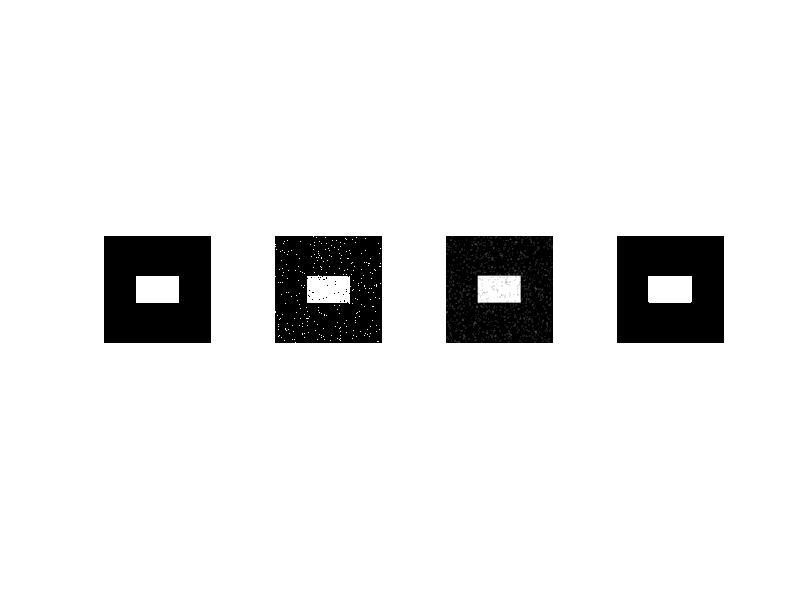
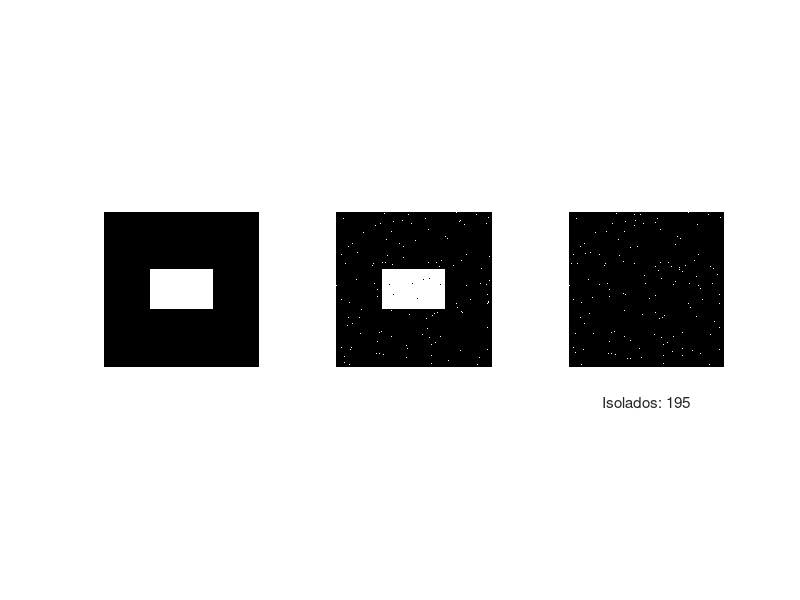
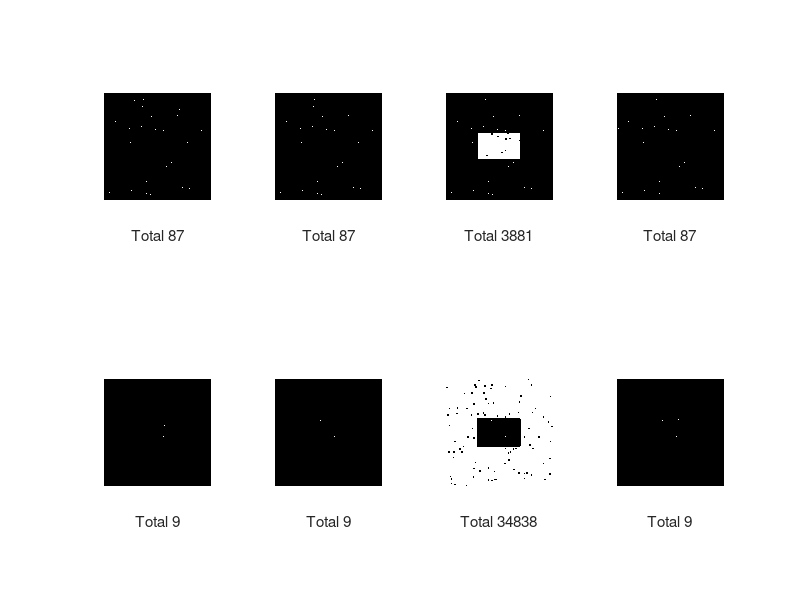
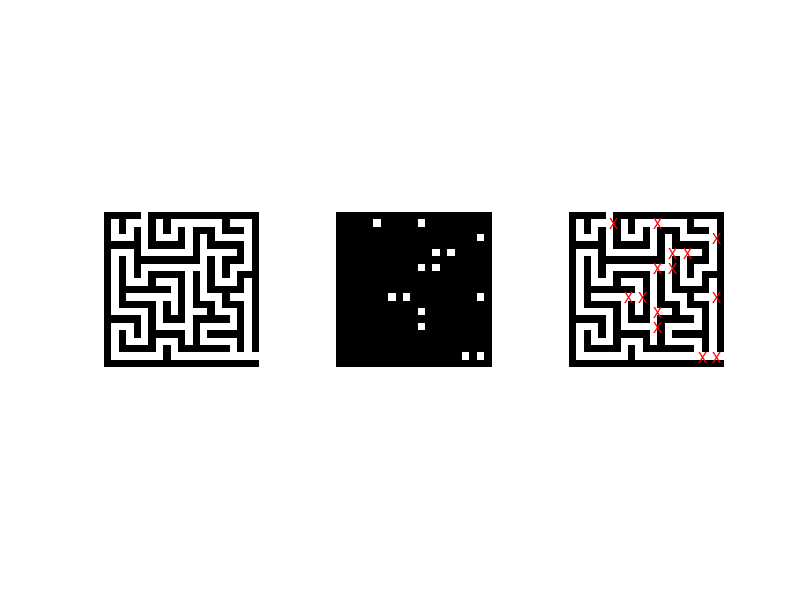

Write MATLAB code to recreate these figures, in order. (Note: this script raises an error after producing the figures.)
% SVPI
% Alexandre Rodrigues 92993
% Março 2022
% Aula 04

exlist = {'ex1','ex2','ex3','ex4','ex5','ex6','ex7'};

if ismember('ex1',exlist)
%% Ex1
figure(1)
lins = 200;
cols = 200;
A = zeros(lins,cols);
dx = 50;
dy = 80;
cx = lins/2-dx/2;
cy = cols/2-dy/2;
A(cx:cx+dx,cy:cy+dy) = 1;

subplot(1,4,1)
imshow(A)

rng(0);

B = imnoise(A,"salt & pepper",0.05);
subplot(1,4,2)
imshow(B)

F = ones(3,3)/9;
C=filter2(F,B);
subplot(1,4,3)
imshow(C)

D = medfilt2(B,[3 3]);
subplot(1,4,4)
imshow(D)

pause(2)

end
if ismember('ex2',exlist)
%% Ex2
clearvars -except exlist
figure(2)
lins = 200;
cols = 200;
A = zeros(lins,cols);
dx = 50;
dy = 80;
cx = lins/2-dx/2;
cy = cols/2-dy/2;
A(cx:cx+dx,cy:cy+dy) = 1;

subplot(1,3,1)
imshow(A)

rng(0);

B = imnoise(A,"salt & pepper",0.01);
subplot(1,3,2)
imshow(B)

Fiso =[-1 -1 -1; -1 8 -1; -1 -1 -1];
temp = filter2(Fiso,B);
C = abs(temp)==8; 
subplot(1,3,3)
imshow(C)

str = sprintf('Isolados: %d',nnz(C));
xlabel(str);

pause(2)

end
if ismember('ex3',exlist)
%% Ex3
clearvars -except exlist
figure(3)
lins = 200;
cols = 200;
A = zeros(lins,cols);
dx = 50;
dy = 80;
cx = lins/2-dx/2;
cy = cols/2-dy/2;
A(cx:cx+dx,cy:cy+dy) = 1;

subplot(1,3,1)
imshow(A)

rng(0);

T = imnoise(A,"salt & pepper",0.005);

F = zeros(3,3,4);
F(:,:,1) = [ 1  1  1;  1  -8  1;  1  1  1];
F(:,:,2) = [ 1  2  1;  2 -12  2;  1  2  1];
F(:,:,3) = [-1  1 -1;  1   4  1; -1  1 -1];
F(:,:,4) = [ 1  2  3;  4 -100 5;  6  7  8];


whiteIsol = zeros(3,3); whiteIsol(2,2)=1;
w1 = sum(sum(whiteIsol.*F(:,:,:)));
W = reshape(w1,1,4);

blackIsol = not(whiteIsol);
MW1 = sum(sum(blackIsol.*F(:,:,:)));
MW = reshape(MW1,1,4);

for n=1:4
    X = filter2(F(:,:,n),T);
    ZW = (X==W(n));
    ZB = (X==MW(n));

    subplot(2,4,n)
    imshow(ZW)
    str = sprintf('Total %d',nnz(ZW));
    xlabel(str);

    subplot(2,4,4+n)
    imshow(ZB)
    str = sprintf('Total %d',nnz(ZB));
    xlabel(str);
end

pause(2)

end
if ismember('ex4',exlist)
%% Ex4
clearvars -except exlist
figure(4)
A=[
0 0 0 0 0 1 0 0 0 0 0 0 0 0 0 0 0 0 0 0 0
0 1 0 1 1 1 0 1 0 1 1 1 1 1 1 1 0 1 1 1 0
0 1 0 1 0 1 0 1 0 1 0 1 0 0 0 1 0 0 0 1 0
0 1 1 1 0 1 0 1 1 1 0 1 0 1 0 1 1 1 1 1 0
0 0 0 0 0 1 0 0 0 0 0 1 0 1 0 0 0 0 0 1 0
0 1 1 1 0 1 1 1 1 1 1 1 0 1 1 1 1 1 0 1 0
0 1 0 1 0 0 0 0 0 0 0 0 0 1 0 1 0 0 0 1 0
0 1 0 1 0 1 1 1 1 1 1 1 1 1 0 1 0 1 1 1 0
0 1 0 1 0 1 0 0 0 0 0 1 0 1 0 1 0 1 0 0 0
0 1 0 1 1 1 0 1 1 1 0 1 0 1 0 1 1 1 0 1 0
0 1 0 0 0 0 0 0 0 1 0 1 0 1 0 0 0 0 0 1 0
0 1 0 1 1 1 1 1 1 1 0 1 0 1 1 1 0 1 1 1 0
0 1 0 0 0 0 0 1 0 1 0 1 0 0 0 1 0 0 0 1 0
0 1 1 1 1 1 0 1 0 1 0 1 1 1 0 1 1 1 0 1 0
0 0 0 0 0 1 0 1 0 0 0 1 0 0 0 0 0 1 0 1 0
0 1 1 1 0 1 0 1 1 1 1 1 0 1 1 1 1 1 0 1 0
0 1 0 1 0 1 0 0 0 0 0 1 0 1 0 0 0 0 0 1 0
0 1 0 1 1 1 0 1 1 1 0 1 0 1 1 1 1 1 0 1 0
0 1 0 0 0 0 0 1 0 1 0 0 0 0 0 0 0 1 0 1 0
0 1 1 1 1 1 1 1 0 1 1 1 1 1 1 1 1 1 1 1 1
0 0 0 0 0 0 0 0 0 0 0 0 0 0 0 0 0 0 0 0 0
];

subplot(1,3,1)
imshow(A)

F = [ 0  1  0;  1  -4  1;  0  1  0];
temp = filter2(F,A);
B = (temp==-1); 
subplot(1,3,2)
imshow(B)

subplot(1,3,3)
imshow(A)
[xs,ys] = ind2sub(size(A),find(B==1));
text(ys,xs,'X','Color','r')


pause(2)

end
if ismember('ex5',exlist)
%% Ex5
clearvars -except exlist
figure(5)
A=[
0 0 0 0 0 1 0 0 0 0 0 0 0 0 0 0 0 0 0 0 0
0 1 0 1 1 1 0 1 0 1 1 1 1 1 1 1 0 1 1 1 0
0 1 0 1 0 1 0 1 0 1 0 1 0 0 0 1 0 0 0 1 0
0 1 1 1 0 1 0 1 1 1 0 1 0 1 0 1 1 1 1 1 0
0 0 0 0 0 1 0 0 0 0 0 1 0 1 0 0 0 0 0 1 0
0 1 1 1 0 1 1 1 1 1 1 1 0 1 1 1 1 1 0 1 0
0 1 0 1 0 0 0 0 0 0 0 0 0 1 0 1 0 0 0 1 0
0 1 0 1 0 1 1 1 1 1 1 1 1 1 0 1 0 1 1 1 0
0 1 0 1 0 1 0 0 0 0 0 1 0 1 0 1 0 1 0 0 0
0 1 0 1 1 1 0 1 1 1 0 1 0 1 0 1 1 1 0 1 0
0 1 0 0 0 0 0 0 0 1 0 1 0 1 0 0 0 0 0 1 0
0 1 0 1 1 1 1 1 1 1 0 1 0 1 1 1 0 1 1 1 0
0 1 0 0 0 0 0 1 0 1 0 1 0 0 0 1 0 0 0 1 0
0 1 1 1 1 1 0 1 0 1 0 1 1 1 0 1 1 1 0 1 0
0 0 0 0 0 1 0 1 0 0 0 1 0 0 0 0 0 1 0 1 0
0 1 1 1 0 1 0 1 1 1 1 1 0 1 1 1 1 1 0 1 0
0 1 0 1 0 1 0 0 0 0 0 1 0 1 0 0 0 0 0 1 0
0 1 0 1 1 1 0 1 1 1 0 1 0 1 1 1 1 1 0 1 0
0 1 0 0 0 0 0 1 0 1 0 0 0 0 0 0 0 1 0 1 0
0 1 1 1 1 1 1 1 0 1 1 1 1 1 1 1 1 1 1 1 1
0 0 0 0 0 0 0 0 0 0 0 0 0 0 0 0 0 0 0 0 0
];
  
Z=A;
F = [ 0  1  0;  1  -4  1;  0  1  0];

temp = filter2(F,Z);
B = (temp==-1);
nint = nnz(B);
disp(nint)

subplot(1,3,1)
imshow(Z)

[xs,ys] = ind2sub(size(A),find(B==1));
text(ys,xs,'x')

str = sprintf('Nint: %d',nint);
xlabel(str);

while nint>0
    X = ones(size(A));
    totpix = size(A,1)*size(A,2);
    pts = randperm(totpix,round(0.025*totpix));
    
    elims = zeros(size(A));
    elims(pts) = 1;
    subplot(1,3,2)
    imshow(not(elims))

    Z(pts)=0;

    temp = filter2(F,Z);
    B = (temp==-1);
    nint = nnz(B);

    subplot(1,3,3)
    imshow(Z)
    [xs,ys] = ind2sub(size(A),find(B==1));
    text(ys,xs,'x','Color','r')

    [xs2,ys2] = ind2sub(size(A),pts);
    text(ys2,xs2,'o','Color','b')

    str = sprintf('Nint: %d',nint);
    xlabel(str);

    pause(0.1)
end

pause(2)

end
if ismember('ex6',exlist)
%% Ex6
clearvars -except exlist
figure(6)
A=[
0 0 0 0 0 1 0 0 0 0 0 0 0 0 0 0 0 0 0 0 0
0 1 0 1 1 1 0 1 0 1 1 1 1 1 1 1 0 1 1 1 0
0 1 0 1 0 1 0 1 0 1 0 1 0 0 0 1 0 0 0 1 0
0 1 1 1 0 1 0 1 1 1 0 1 0 1 0 1 1 1 1 1 0
0 0 0 0 0 1 0 0 0 0 0 1 0 1 0 0 0 0 0 1 0
0 1 1 1 0 1 1 1 1 1 1 1 0 1 1 1 1 1 0 1 0
0 1 0 1 0 0 0 0 0 0 0 0 0 1 0 1 0 0 0 1 0
0 1 0 1 0 1 1 1 1 1 1 1 1 1 0 1 0 1 1 1 0
0 1 0 1 0 1 0 0 0 0 0 1 0 1 0 1 0 1 0 0 0
0 1 0 1 1 1 0 1 1 1 0 1 0 1 0 1 1 1 0 1 0
0 1 0 0 0 0 0 0 0 1 0 1 0 1 0 0 0 0 0 1 0
0 1 0 1 1 1 1 1 1 1 0 1 0 1 1 1 0 1 1 1 0
0 1 0 0 0 0 0 1 0 1 0 1 0 0 0 1 0 0 0 1 0
0 1 1 1 1 1 0 1 0 1 0 1 1 1 0 1 1 1 0 1 0
0 0 0 0 0 1 0 1 0 0 0 1 0 0 0 0 0 1 0 1 0
0 1 1 1 0 1 0 1 1 1 1 1 0 1 1 1 1 1 0 1 0
0 1 0 1 0 1 0 0 0 0 0 1 0 1 0 0 0 0 0 1 0
0 1 0 1 1 1 0 1 1 1 0 1 0 1 1 1 1 1 0 1 0
0 1 0 0 0 0 0 1 0 1 0 0 0 0 0 0 0 1 0 1 0
0 1 1 1 1 1 1 1 0 1 1 1 1 1 1 1 1 1 1 1 1
0 0 0 0 0 0 0 0 0 0 0 0 0 0 0 0 0 0 0 0 0
];

subplot(1,3,1)
imshow(A)

F = [ 0  1  0;  1  -4  1;  0  1  0];
temp = filter2(F,A);
B = (temp==-3); 
B(1,:) = 0; B(:,1) = 0; B(end,:) = 0; B(:,end) = 0;
subplot(1,3,2)
imshow(B)

subplot(1,3,3)
imshow(A)
[xs,ys] = ind2sub(size(A),find(B==1));
text(ys,xs,'X','Color','r')

pause(2)

end

if ismember('ex7',exlist)
%% Ex7
clearvars -except exlist
figure(7)
A=[
0 0 0 0 0 1 0 0 0 0 0 0 0 0 0 0 0 0 0 0 0
0 1 0 1 1 1 0 1 0 1 1 1 1 1 1 1 0 1 1 1 0
0 1 0 1 0 1 0 1 0 1 0 1 0 0 0 1 0 0 0 1 0
0 1 1 1 0 1 0 1 1 1 0 1 0 1 0 1 1 1 1 1 0
0 0 0 0 0 1 0 0 0 0 0 1 0 1 0 0 0 0 0 1 0
0 1 1 1 0 1 1 1 1 1 1 1 0 1 1 1 1 1 0 1 0
0 1 0 1 0 0 0 0 0 0 0 0 0 1 0 1 0 0 0 1 0
0 1 0 1 0 1 1 1 1 1 1 1 1 1 0 1 0 1 1 1 0
0 1 0 1 0 1 0 0 0 0 0 1 0 1 0 1 0 1 0 0 0
0 1 0 1 1 1 0 1 1 1 0 1 0 1 0 1 1 1 0 1 0
0 1 0 0 0 0 0 0 0 1 0 1 0 1 0 0 0 0 0 1 0
0 1 0 1 1 1 1 1 1 1 0 1 0 1 1 1 0 1 1 1 0
0 1 0 0 0 0 0 1 0 1 0 1 0 0 0 1 0 0 0 1 0
0 1 1 1 1 1 0 1 0 1 0 1 1 1 0 1 1 1 0 1 0
0 0 0 0 0 1 0 1 0 0 0 1 0 0 0 0 0 1 0 1 0
0 1 1 1 0 1 0 1 1 1 1 1 0 1 1 1 1 1 0 1 0
0 1 0 1 0 1 0 0 0 0 0 1 0 1 0 0 0 0 0 1 0
0 1 0 1 1 1 0 1 1 1 0 1 0 1 1 1 1 1 0 1 0
0 1 0 0 0 0 0 1 0 1 0 0 0 0 0 0 0 1 0 1 0
0 1 1 1 1 1 1 1 0 1 1 1 1 1 1 1 1 1 1 1 1
0 0 0 0 0 0 0 0 0 0 0 0 0 0 0 0 0 0 0 0 0
];

A2=A;

for ola=1:4
    Z=A2;
    subplot(1,3,1)
    imshow(Z)
    
    F = [ 0  1  0;  1  -4  1;  0  1  0];
    nbecos=1;
    while nbecos>0
        temp = filter2(F,Z);
        B = (temp==-3); 
        B(1,:) = 0; B(:,1) = 0; B(end,:) = 0; B(:,end) = 0;
        subplot(1,3,2)
        imshow(B)

        nbecos=nnz(B);
        str = sprintf('Nbecos: %d',nbecos);
        xlabel(str);
     
        Z(B)=0;
        subplot(1,3,3)
        imshow(Z)
    
        pause(0.1)
    end
    A2=rot90(A2);
end



end
